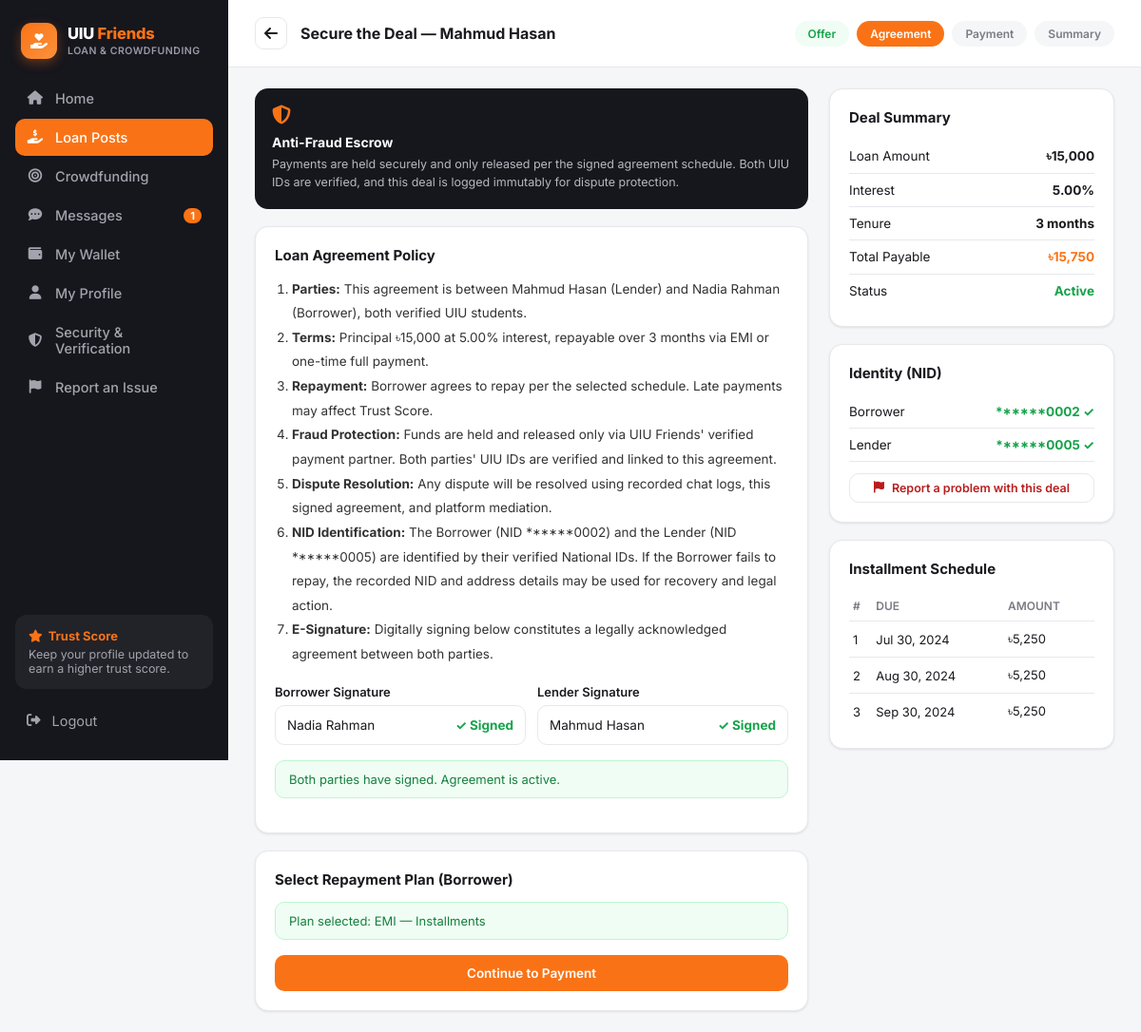
Screenshot of /agreement.php?id=1 (signed in) with the database file from the repository.
### tables this page shows
CREATE TABLE agreements (
    id                  INT AUTO_INCREMENT PRIMARY KEY,
    loan_post_id        INT NOT NULL,
    offer_id            INT NOT NULL,
    borrower_id         INT NOT NULL,
    lender_id           INT NOT NULL,
    principal           DECIMAL(12,2) NOT NULL,
    interest_rate       DECIMAL(5,2)  NOT NULL,
    tenure_months       INT NOT NULL,
    total_payable       DECIMAL(12,2) NOT NULL,
    repayment_plan      ENUM('emi','full') DEFAULT NULL,
    borrower_signed     TINYINT(1) NOT NULL DEFAULT 0,
    lender_signed       TINYINT(1) NOT NULL DEFAULT 0,
    status              ENUM('pending_confirmation','active','completed','disputed') NOT NULL DEFAULT 'pending_confirmation',
    created_at          DATETIME NOT NULL DEFAULT CURRENT_TIMESTAMP,
    FOREIGN KEY (loan_post_id) REFERENCES loan_posts(id) ON DELETE CASCADE,
    FOREIGN KEY (offer_id) REFERENCES loan_offers(id) ON DELETE CASCADE,
    FOREIGN KEY (borrower_id) REFERENCES users(id) ON DELETE CASCADE,
    FOREIGN KEY (lender_id) REFERENCES users(id) ON DELETE CASCADE
);

CREATE TABLE users (
    id                      INT AUTO_INCREMENT PRIMARY KEY,
    full_name               VARCHAR(120)  NOT NULL,
    email                   VARCHAR(150)  NOT NULL UNIQUE,
    password_hash           VARCHAR(255)  NOT NULL,
    student_id              VARCHAR(30)   NOT NULL UNIQUE,
    department              VARCHAR(20)   NOT NULL,
    batch                   VARCHAR(10)   NOT NULL,
    phone                   VARCHAR(20)   DEFAULT NULL,
    avatar                  VARCHAR(255)  DEFAULT 'assets/img/default-avatar.svg',
    role                    ENUM('user','admin') NOT NULL DEFAULT 'user',
    trust_score             DECIMAL(3,2)  NOT NULL DEFAULT 4.00,
    uiu_id_verified         TINYINT(1)    NOT NULL DEFAULT 0,
    email_verified          TINYINT(1)    NOT NULL DEFAULT 0,
    phone_verified          TINYINT(1)    NOT NULL DEFAULT 0,
    payment_linked          TINYINT(1)    NOT NULL DEFAULT 0,
    agreement_accepted      TINYINT(1)    NOT NULL DEFAULT 0,
     
    nid_number              VARCHAR(20)   DEFAULT NULL UNIQUE,
    date_of_birth           DATE          DEFAULT NULL,
    address                 VARCHAR(255)  DEFAULT NULL,
    nid_front               VARCHAR(255)  DEFAULT NULL,
    nid_back                VARCHAR(255)  DEFAULT NULL,
    nid_status              ENUM('not_submitted','pending','verified','rejected') NOT NULL DEFAULT 'not_submitted',
    nid_reject_reason       VARCHAR(255)  DEFAULT NULL,
    nid_submitted_at        DATETIME      DEFAULT NULL,
    status                  ENUM('active','suspended') NOT NULL DEFAULT 'active',
    created_at              DATETIME      NOT NULL DEFAULT CURRENT_TIMESTAMP
);

CREATE TABLE installments (
    id              INT AUTO_INCREMENT PRIMARY KEY,
    agreement_id    INT NOT NULL,
    installment_no  INT NOT NULL,
    due_date        DATE NOT NULL,
    amount          DECIMAL(12,2) NOT NULL,
    status          ENUM('due','paid','late') NOT NULL DEFAULT 'due',
    FOREIGN KEY (agreement_id) REFERENCES agreements(id) ON DELETE CASCADE
);

### includes/functions.php (called while the page is built, shortened)
<?php
require_once __DIR__ . '/../config/db.php';
function is_logged_in(): bool {
    return isset($_SESSION['user_id']);
}
function require_login(): void {
    $u = current_user();
}
function current_user(): ?array {
    global $pdo;
    static $cache = null;
    if ($cache !== null) return $cache;
    $stmt = $pdo->prepare("SELECT * FROM users WHERE id = ?");
    $stmt->execute([$_SESSION['user_id']]);
    $cache = $stmt->fetch();
    return $cache;
}
function e(?string $str): string {
    return htmlspecialchars($str ?? '', ENT_QUOTES, 'UTF-8');
}
function taka(float $amount): string {
    return '৳' . number_format($amount, $amount == floor($amount) ? 0 : 2);
}
function mask_nid(?string $nid): string {
    $len = strlen($nid);
    return str_repeat('*', max(0, $len - 4)) . substr($nid, -4);
}

### agreement.php (the view, shortened to what this page needs)
<?php
require_once __DIR__ . '/includes/functions.php';
require_login();
$u = current_user();
$id = (int)($_GET['id'] ?? 0);
$stmt = $pdo->prepare("SELECT a.*, lp.purpose,
    bu.full_name borrower_name, bu.avatar borrower_avatar, bu.uiu_id_verified borrower_verified,
    bu.nid_number borrower_nid, bu.nid_status borrower_nid_status, bu.address borrower_address,
    lu.full_name lender_name, lu.avatar lender_avatar, lu.uiu_id_verified lender_verified,
    lu.nid_number lender_nid, lu.nid_status lender_nid_status
    FROM agreements a
    JOIN loan_posts lp ON lp.id = a.loan_post_id
    JOIN users bu ON bu.id = a.borrower_id
    JOIN users lu ON lu.id = a.lender_id
    WHERE a.id = ?");
$stmt->execute([$id]);
$ag = $stmt->fetch();
$isBorrower = $ag['borrower_id'] == $u['id'];
$isLender   = $ag['lender_id'] == $u['id'];
$installments = $pdo->prepare("SELECT * FROM installments WHERE agreement_id=? ORDER BY installment_no");
$installments->execute([$id]);
$installments = $installments->fetchAll();
include __DIR__ . '/includes/header.php';
?>
<div class="app-shell">
  <?php include __DIR__ . '/includes/sidebar.php'; ?>
  <div class="main-area">
    <div class="page-header">
      <a href="loan_details.php?id=<?= $ag['loan_post_id'] ?>" class="back-btn"><i class="fa-solid fa-arrow-left"></i></a>
      <h1>Secure the Deal — <?= e($isBorrower ? $ag['lender_name'] : $ag['borrower_name']) ?></h1>
      <div class="steps-row">
        <span class="step done">Offer</span>
        <span class="step active">Agreement</span>
        <span class="step">Payment</span>
        <span class="step">Summary</span>
      </div>
    </div>
    <div class="detail-wrap">
      <div class="detail-main">
        <div class="safety-box">
          <i class="fa-solid fa-shield-halved"></i>
          <h4>Anti-Fraud Escrow</h4>
          <p>Payments are held securely and only released per the signed agreement schedule. Both UIU IDs are verified, and this deal is logged immutably for dispute protection.</p>
        </div>
        <div class="card">
          <h3>Loan Agreement Policy</h3>
          <ol style="font-size:13.5px;line-height:1.9;color:#333;padding-left:18px;">
            <li><strong>Parties:</strong> This agreement is between <?= e($ag['lender_name']) ?> (Lender) and <?= e($ag['borrower_name']) ?> (Borrower), both verified UIU students.</li>
            <li><strong>Terms:</strong> Principal <?= taka($ag['principal']) ?> at <?= $ag['interest_rate'] ?>% interest, repayable over <?= $ag['tenure_months'] ?> months via EMI or one-time full payment.</li>
            <li><strong>Repayment:</strong> Borrower agrees to repay per the selected schedule. Late payments may affect Trust Score.</li>
            <li><strong>Fraud Protection:</strong> Funds are held and released only via UIU Friends' verified payment partner. Both parties' UIU IDs are verified and linked to this agreement.</li>
            <li><strong>Dispute Resolution:</strong> Any dispute will be resolved using recorded chat logs, this signed agreement, and platform mediation.</li>
            <li><strong>NID Identification:</strong> The Borrower (NID <?= e(mask_nid($ag['borrower_nid'])) ?>) and the Lender (NID <?= e(mask_nid($ag['lender_nid'])) ?>) are identified by their verified National IDs. If the Borrower fails to repay, the recorded NID and address details may be used for recovery and legal action.</li>
            <li><strong>E-Signature:</strong> Digitally signing below constitutes a legally acknowledged agreement between both parties.</li>
          </ol>
          <div class="form-row" style="margin-top:18px;">
            <div class="form-group">
              <label>Borrower Signature</label>
              <div class="info-row" style="border:1px solid var(--border);border-radius:10px;padding:12px;">
                <span><?= e($ag['borrower_name']) ?></span>
                <span class="val <?= $ag['borrower_signed'] ? 'green' : '' ?>"><?= $ag['borrower_signed'] ? '✓ Signed' : 'Pending' ?></span>
              </div>
            </div>
            <div class="form-group">
              <label>Lender Signature</label>
              <div class="info-row" style="border:1px solid var(--border);border-radius:10px;padding:12px;">
                <span><?= e($ag['lender_name']) ?></span>
                <span class="val <?= $ag['lender_signed'] ? 'green' : '' ?>"><?= $ag['lender_signed'] ? '✓ Signed' : 'Pending' ?></span>
              </div>
            </div>
          </div>
          <?php if (($isBorrower && !$ag['borrower_signed']) || ($isLender && !$ag['lender_signed'])): ?>
            <form method="post">
              <input type="hidden" name="csrf" value="<?= csrf_token() ?>">
              <input type="hidden" name="sign" value="1">
              <button type="submit" class="btn btn-dark btn-block"><i class="fa-solid fa-signature"></i> Sign as <?= e($u['full_name']) ?></button>
            </form>
          <?php elseif ($ag['status'] === 'pending_confirmation'): ?>
            <div class="alert alert-info">Waiting for the other party to sign.</div>
          <?php else: ?>
            <div class="alert alert-success">Both parties have signed. Agreement is active.</div>
          <?php endif; ?>
        </div>
        <?php if ($ag['status'] === 'active' && $isBorrower): ?>
        <div class="card">
          <h3>Select Repayment Plan (Borrower)</h3>
          <?php if ($ag['repayment_plan']): ?>
            <div class="alert alert-success">Plan selected: <?= $ag['repayment_plan'] === 'emi' ? 'EMI — Installments' : 'One-Time Full Payment' ?></div>
            <a href="payment.php?id=<?= $id ?>" class="btn btn-primary btn-block">Continue to Payment</a>
          <?php endif; ?>
        </div>
        <?php elseif ($ag['status'] === 'active' && $isLender): ?>
          <div class="card"><p style="font-size:13.5px;color:var(--text-muted);">Waiting for <?= e($ag['borrower_name']) ?> to select a repayment plan and make payment.</p></div>
        <?php endif; ?>
      </div>
      <div class="detail-side">
        <div class="card">
          <h3>Deal Summary</h3>
          <div class="info-row"><span>Loan Amount</span><span class="val"><?= taka($ag['principal']) ?></span></div>
          <div class="info-row"><span>Interest</span><span class="val"><?= $ag['interest_rate'] ?>%</span></div>
          <div class="info-row"><span>Tenure</span><span class="val"><?= $ag['tenure_months'] ?> months</span></div>
          <div class="info-row"><span>Total Payable</span><span class="val orange"><?= taka($ag['total_payable']) ?></span></div>
          <div class="info-row"><span>Status</span><span class="val <?= $ag['status']==='active'?'green':'' ?>"><?= ucwords(str_replace('_',' ',$ag['status'])) ?></span></div>
        </div>
        <div class="card">
          <h3>Identity (NID)</h3>
          <div class="info-row"><span>Borrower</span><span class="val <?= $ag['borrower_nid_status']==='verified'?'green':'' ?>"><?= e(mask_nid($ag['borrower_nid'])) ?> <?= $ag['borrower_nid_status']==='verified' ? '✓' : '' ?></span></div>
          <div class="info-row"><span>Lender</span><span class="val <?= $ag['lender_nid_status']==='verified'?'green':'' ?>"><?= e(mask_nid($ag['lender_nid'])) ?> <?= $ag['lender_nid_status']==='verified' ? '✓' : '' ?></span></div>
          <a href="report.php?type=agreement&id=<?= $id ?>&user=<?= $isBorrower ? $ag['lender_id'] : $ag['borrower_id'] ?>&category=<?= $isBorrower ? 'unfair_lender' : 'not_repaying' ?>" class="btn btn-outline btn-block btn-sm" style="margin-top:12px;color:#b91c1c;"><i class="fa-solid fa-flag"></i> Report a problem with this deal</a>
        </div>
        <?php if ($installments): ?>
        <div class="card">
          <h3>Installment Schedule</h3>
          <table class="simple-table">
            <tr><th>#</th><th>Due</th><th>Amount</th></tr>
            <?php foreach ($installments as $ins): ?>
              <tr><td><?= $ins['installment_no'] ?></td><td><?= date('M d, Y', strtotime($ins['due_date'])) ?></td><td><?= taka($ins['amount']) ?></td></tr>
            <?php endforeach; ?>
          </table>
        </div>
        <?php endif; ?>
      </div>
    </div>
  </div>
</div>
</body>
</html>

### assets/css/style.css (style rules this page uses)
:root { --orange: #f97316; --orange-dark: #ea580c; --sidebar-bg: #16161d; --sidebar-text: #a3a3ad; --sidebar-active: #f97316; --bg: #f5f6f8; --card-bg: #ffffff; --border: #e8e8ec; --text-dark: #1a1a1f; --text-muted: #7b7b85; --green: #16a34a; --radius: 14px; --shadow: 0 1px 3px rgba(0,0,0,.06), 0 1px 2px rgba(0,0,0,.04); }
* { box-sizing: border-box; }
body { margin: 0; font-family: 'Inter', -apple-system, BlinkMacSystemFont, 'Segoe UI', sans-serif; background: var(--bg); color: var(--text-dark); }
a { text-decoration: none; color: inherit; }
.app-shell { display: flex; min-height: 100vh; }
.main-area { flex: 1; min-width: 0; display: flex; flex-direction: column; }
.card { background: var(--card-bg); border: 1px solid var(--border); border-radius: var(--radius); box-shadow: var(--shadow); padding: 20px; }
.card h3 { margin: 0 0 14px; font-size: 15px; }
.btn { border: none; border-radius: 10px; padding: 11px 18px; font-size: 13.5px; font-weight: 600; display: inline-flex; align-items: center; gap: 8px; }
.btn-primary { background: var(--orange); color: #fff; }
.btn-outline { background: #fff; border: 1px solid var(--border); color: var(--text-dark); }
.btn-block { width: 100%; justify-content: center; }
.btn-sm { padding: 7px 14px; font-size: 12.5px; }
.safety-box { background: var(--sidebar-bg); color: #fff; border-radius: var(--radius); padding: 18px; }
.safety-box i { color: var(--orange); font-size: 20px; margin-bottom: 10px; }
.safety-box h4 { margin: 0 0 6px; font-size: 14px; }
.safety-box p { margin: 0; font-size: 12.5px; color: #b8b8c2; line-height: 1.5; }
.form-group { margin-bottom: 16px; }
.form-group label { display: block; font-size: 13px; font-weight: 600; margin-bottom: 6px; }
.form-row { display: flex; gap: 12px; }
.form-row .form-group { flex: 1; }
.alert { padding: 11px 14px; border-radius: 10px; font-size: 13px; margin-bottom: 16px; }
.alert-success { background: #f0fdf4; color: #15803d; border: 1px solid #bbf7d0; }
.page-header { display: flex; align-items: center; gap: 14px; padding: 18px 28px; background: #fff; border-bottom: 1px solid var(--border); }
.page-header .back-btn { width: 34px; height: 34px; border-radius: 9px; border: 1px solid var(--border); display: flex; align-items: center; justify-content: center; }
.page-header h1 { font-size: 16px; margin: 0; }
.steps-row { display: flex; gap: 8px; margin-left: auto; }
.steps-row .step { font-size: 12px; font-weight: 600; padding: 6px 14px; border-radius: 20px; background: var(--bg); color: var(--text-muted); }
.steps-row .step.active { background: var(--orange); color: #fff; }
.steps-row .step.done { background: #f0fdf4; color: var(--green); }
.detail-wrap { display: flex; gap: 22px; padding: 22px 28px; align-items: flex-start; }
.detail-main { flex: 1; min-width: 0; display: flex; flex-direction: column; gap: 18px; }
.detail-side { width: 300px; flex-shrink: 0; display: flex; flex-direction: column; gap: 18px; }
.info-row { display: flex; justify-content: space-between; padding: 9px 0; font-size: 13.5px; border-bottom: 1px solid var(--border); }
.info-row:last-child { border-bottom: none; }
.info-row .val { font-weight: 700; }
.info-row .val.orange { color: var(--orange); }
.info-row .val.green { color: var(--green); }
table.simple-table { width: 100%; border-collapse: collapse; font-size: 13px; }
table.simple-table th { text-align: left; color: var(--text-muted); font-weight: 600; padding: 8px 4px; border-bottom: 1px solid var(--border); font-size: 12px; text-transform: uppercase; }
table.simple-table td { padding: 10px 4px; border-bottom: 1px solid var(--border); }
table.simple-table tr:last-child td { border-bottom: none; }

### rows the page displays
agreements: lender.full_name "Mahmud Hasan", borrower.full_name "Nadia Rahman", principal "৳15,000", interest_rate "5.00", tenure_months "3", borrower.nid_number "******0002", lender.nid_number "******0005", total_payable "৳15,750", status "Active"
installments: installment_no "1", due_date "Jul 30, 2024", amount "৳5,250"
installments: installment_no "2", due_date "Aug 30, 2024", amount "৳5,250"
installments: installment_no "3", due_date "Sep 30, 2024", amount "৳5,250"

### other values shown
$item['label'] "Home"
$item['label'] "Loan Posts"
$item['label'] "Crowdfunding"
$item['label'] "Messages"
$unread "1"
$item['label'] "My Wallet"
$item['label'] "My Profile"
$item['label'] "Security & Verification"
$item['label'] "Report an Issue"
